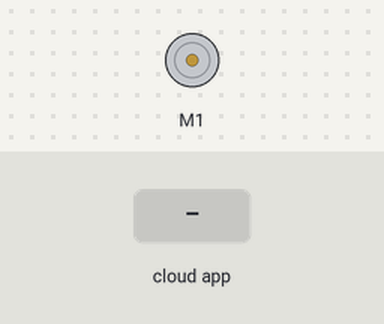
The sketch below on a simulated Arduino Uno, built with avr-gcc and run on an emulated ATmega328P. Shown: DC motor (green arrow = forward, orange = backward, longer = faster). The test bench sets the inputs (shaded band). The ROS host is connected and sends only what is stated.

Above: at 1.2 s.
1.3 s: the phone or cloud app sets heading_angle to 45
At 1.9 s:
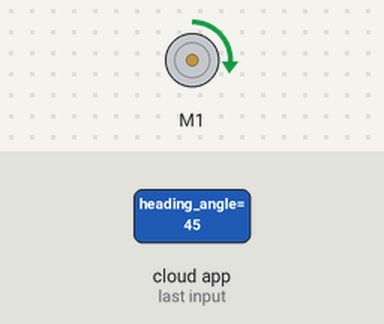
2.8 s: the phone or cloud app sets heading_angle to 90
At 3.1 s:
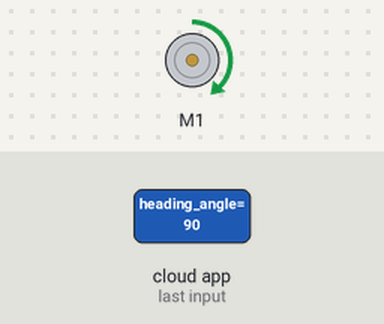
4.3 s: the phone or cloud app sets heading_angle to 180
At 5.4 s:
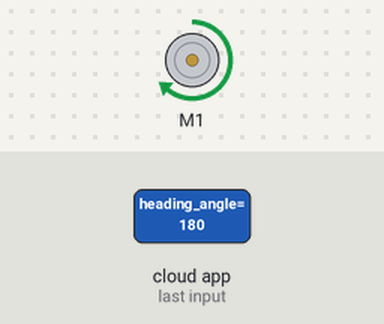
5.8 s: the phone or cloud app sets heading_angle to 0
At 6.6 s:
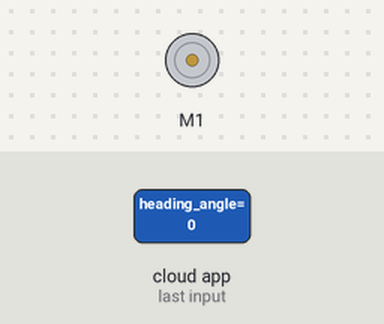
Timing chart, 0 to 8.3 s (numbered marks = the images above; inputs shaded):
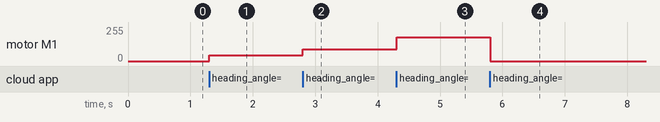

The sketch:

arduino_ros_subcribe_motor.ino
```cpp
#include <ros.h>
#include <std_msgs/UInt16.h>
#include <Wire.h>
#include <Adafruit_MotorShield.h>

Adafruit_MotorShield AFMS = Adafruit_MotorShield();
Adafruit_DCMotor *myMotor = AFMS.getMotor(1);

ros::NodeHandle nh;

int speed;
void message(const std_msgs::UInt16 & cmd_msg){
  speed = cmd_msg.data;
}

ros::Subscriber<std_msgs::UInt16> sub("heading_angle", message);

void setup() {
  // put your setup code here, to run once:
  AFMS.begin();

  nh.initNode();
  nh.subscribe(sub);

  myMotor->run(FORWARD);
  myMotor->run(RELEASE);

}

void loop() {
  // put your main code here, to run repeatedly:
  nh.spinOnce();
  delay(1);
  myMotor->run(FORWARD);
  myMotor->setSpeed(speed);

}
```

Measured:
- after the input at 1.3 s, motor M1: stopped → forward 45/255 at once
- after the input at 2.8 s, motor M1: forward 45/255 → forward 90/255 at once
- after the input at 4.3 s, motor M1: forward 90/255 → forward 180/255 at once
- after the input at 5.8 s, motor M1: forward 180/255 → stopped at once
